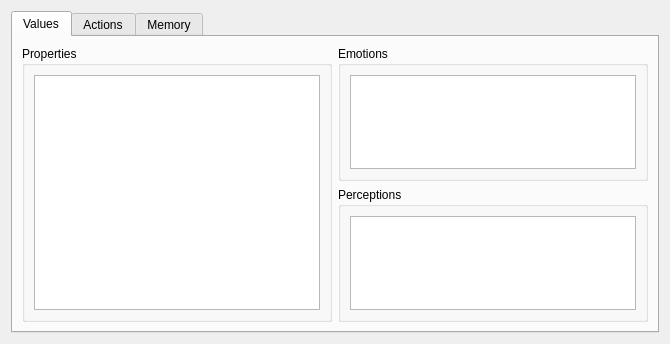
<?xml version="1.0" encoding="UTF-8"?>
<ui version="4.0">
 <class>BrainGUI</class>
 <widget class="QWidget" name="BrainGUI">
  <property name="geometry">
   <rect>
    <x>0</x>
    <y>0</y>
    <width>670</width>
    <height>344</height>
   </rect>
  </property>
  <property name="windowTitle">
   <string>Form</string>
  </property>
  <layout class="QHBoxLayout" name="horizontalLayout">
   <item>
    <widget class="QTabWidget" name="tabWidget">
     <property name="currentIndex">
      <number>0</number>
     </property>
     <widget class="QWidget" name="tab">
      <attribute name="title">
       <string>Values</string>
      </attribute>
      <layout class="QGridLayout" name="gridLayout">
       <item row="0" column="0" rowspan="2">
        <widget class="QGroupBox" name="groupBox">
         <property name="title">
          <string>Properties</string>
         </property>
         <layout class="QVBoxLayout" name="verticalLayout">
          <item>
           <widget class="QTableView" name="tableProperties">
            <property name="editTriggers">
             <set>QAbstractItemView::NoEditTriggers</set>
            </property>
            <property name="alternatingRowColors">
             <bool>true</bool>
            </property>
            <property name="selectionMode">
             <enum>QAbstractItemView::SingleSelection</enum>
            </property>
            <property name="selectionBehavior">
             <enum>QAbstractItemView::SelectRows</enum>
            </property>
            <property name="horizontalScrollMode">
             <enum>QAbstractItemView::ScrollPerPixel</enum>
            </property>
            <attribute name="verticalHeaderVisible">
             <bool>false</bool>
            </attribute>
           </widget>
          </item>
         </layout>
        </widget>
       </item>
       <item row="0" column="1">
        <widget class="QGroupBox" name="groupBox_2">
         <property name="title">
          <string>Emotions</string>
         </property>
         <layout class="QVBoxLayout" name="verticalLayout_4">
          <item>
           <widget class="QTableView" name="tableEmotions">
            <property name="alternatingRowColors">
             <bool>true</bool>
            </property>
            <property name="selectionMode">
             <enum>QAbstractItemView::SingleSelection</enum>
            </property>
            <property name="horizontalScrollMode">
             <enum>QAbstractItemView::ScrollPerPixel</enum>
            </property>
           </widget>
          </item>
         </layout>
        </widget>
       </item>
       <item row="1" column="1">
        <widget class="QGroupBox" name="groupBox_3">
         <property name="title">
          <string>Perceptions</string>
         </property>
         <layout class="QVBoxLayout" name="verticalLayout_7">
          <item>
           <widget class="QTableView" name="tablePerceptions">
            <property name="alternatingRowColors">
             <bool>true</bool>
            </property>
            <property name="selectionMode">
             <enum>QAbstractItemView::SingleSelection</enum>
            </property>
            <property name="horizontalScrollMode">
             <enum>QAbstractItemView::ScrollPerPixel</enum>
            </property>
           </widget>
          </item>
         </layout>
        </widget>
       </item>
      </layout>
     </widget>
     <widget class="QWidget" name="tab_2">
      <attribute name="title">
       <string>Actions</string>
      </attribute>
      <layout class="QVBoxLayout" name="verticalLayout_8">
       <item>
        <widget class="QTableView" name="tableActions">
         <property name="alternatingRowColors">
          <bool>true</bool>
         </property>
         <property name="selectionMode">
          <enum>QAbstractItemView::SingleSelection</enum>
         </property>
         <property name="selectionBehavior">
          <enum>QAbstractItemView::SelectRows</enum>
         </property>
        </widget>
       </item>
      </layout>
     </widget>
     <widget class="QWidget" name="tab_3">
      <attribute name="title">
       <string>Memory</string>
      </attribute>
      <layout class="QHBoxLayout" name="horizontalLayout_2">
       <item>
        <widget class="QGroupBox" name="groupBox_6">
         <property name="title">
          <string>Long Term Memory</string>
         </property>
         <layout class="QVBoxLayout" name="verticalLayout_6">
          <item>
           <widget class="QTableView" name="tableMemoryLTM">
            <property name="alternatingRowColors">
             <bool>true</bool>
            </property>
            <property name="selectionMode">
             <enum>QAbstractItemView::SingleSelection</enum>
            </property>
            <property name="selectionBehavior">
             <enum>QAbstractItemView::SelectRows</enum>
            </property>
           </widget>
          </item>
         </layout>
        </widget>
       </item>
       <item>
        <widget class="QGroupBox" name="groupBox_5">
         <property name="title">
          <string>Working Memory</string>
         </property>
         <layout class="QVBoxLayout" name="verticalLayout_5">
          <item>
           <widget class="QTableView" name="tableMemoryWM">
            <property name="alternatingRowColors">
             <bool>true</bool>
            </property>
            <property name="selectionMode">
             <enum>QAbstractItemView::SingleSelection</enum>
            </property>
            <property name="selectionBehavior">
             <enum>QAbstractItemView::SelectRows</enum>
            </property>
           </widget>
          </item>
         </layout>
        </widget>
       </item>
      </layout>
     </widget>
    </widget>
   </item>
  </layout>
 </widget>
 <resources/>
 <connections/>
</ui>
